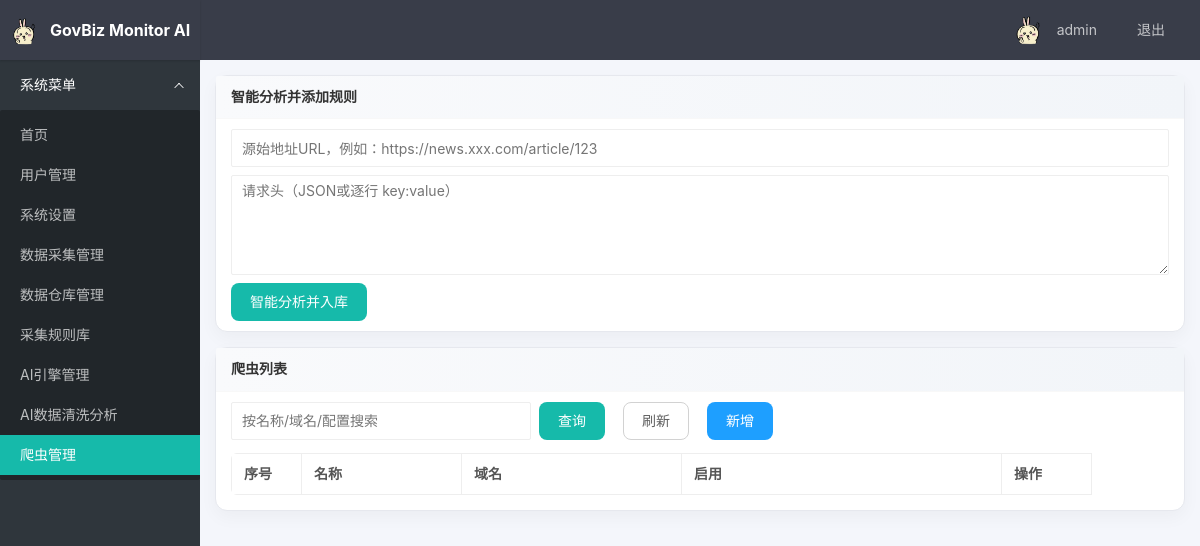
/admin/crawlers (signed in), run on an earlier commit of the app's database.
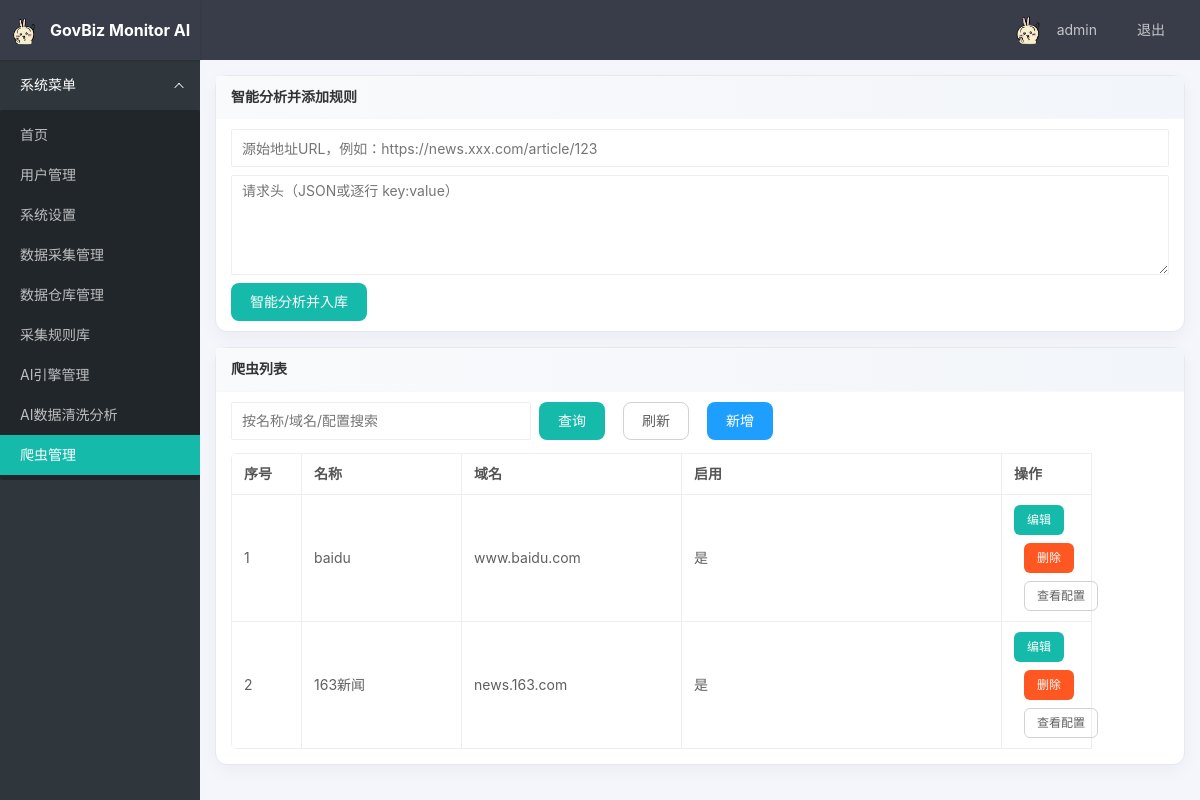
And on a later commit of the database.
### tables this page shows
CREATE TABLE crawlers (
  id integer primary key autoincrement,
  name text unique not null,
  module text,
  callable text,
  config text,
  enabled integer default 1,
  created_at datetime default current_timestamp
, domain text);

### app/admin.py (the view)
@bp.route('/crawlers')
def crawlers():
    execute_update("create table if not exists crawlers(\n        id integer primary key autoincrement,\n        name text unique not null,\n        module text,\n        callable text,\n        config text,\n        domain text,\n        enabled integer default 1,\n        created_at datetime default current_timestamp\n     )")
    try:
        cols = [c['name'] for c in query_all("PRAGMA table_info(crawlers)")]
        if 'domain' not in cols:
            execute_update("alter table crawlers add column domain text")
    except Exception:
        pass
    q = request.args.get('q', '').strip()
    rows = []
    if q:
        rows = query_all("select * from crawlers where name like ? or domain like ? or config like ? order by id asc", [f"%{q}%", f"%{q}%", f"%{q}%"])
    else:
        rows = query_all("select * from crawlers order by id asc")
    return render_template('admin/crawlers.html', rows=rows, q=q)

### app/admin.py (called while the page is built)
@bp.before_request
@login_required
def require_admin():
    if not current_user.is_admin:
        flash("无权访问", "error")
        return redirect(url_for('main.index'))

### app/db.py (called while the page is built)
def get_connection():
    conn = sqlite3.connect(str(DATABASE))
    conn.row_factory = sqlite3.Row
    return conn

def query_all(sql, params=None):
    conn = get_connection()
    try:
        cur = conn.execute(sql, params or [])
        rows = cur.fetchall()
        return [dict(row) for row in rows]
    finally:
        conn.close()

def query_one(sql, params=None):
    conn = get_connection()
    try:
        cur = conn.execute(sql, params or [])
        row = cur.fetchone()
        return dict(row) if row else None
    finally:
        conn.close()

def execute_update(sql, params=None):
    conn = get_connection()
    try:
        cur = conn.execute(sql, params or [])
        conn.commit()
        return cur.lastrowid
    finally:
        conn.close()

### app/models.py (called while the page is built)
    @property
    def is_admin(self):
        return self.role_name == 'admin'

### templates/admin/crawlers.html (shortened to what this page needs)
{% extends "base.html" %}
{% block content %}
<div class="layui-row layui-col-space15">
  <div class="layui-col-md12">
    <div class="layui-card">
      <div class="layui-card-header">智能分析并添加规则</div>
      <div class="layui-card-body">
        <div style="display:flex;gap:8px;align-items:flex-start;flex-wrap:wrap">
          <input id="auto_url" class="layui-input" placeholder="源始地址URL，例如：https://news.xxx.com/article/123"
            style="min-width:380px">
          <textarea id="auto_headers" class="layui-textarea" placeholder="请求头（JSON或逐行 key:value）"
            style="min-width:380px;height:100px"></textarea>
          <button class="layui-btn" id="btnAuto">智能分析并入库</button>
        </div>
      </div>
    </div>
  </div>
  <div class="layui-col-md12">
    <div class="layui-card">
      <div class="layui-card-header">爬虫列表</div>
      <div class="layui-card-body">
        <div style="display:flex;gap:8px;align-items:center;margin-bottom:8px">
          <input id="q" class="layui-input" placeholder="按名称/域名/配置搜索" style="max-width:300px">
          <button class="layui-btn" id="btnSearch">查询</button>
          <button class="layui-btn layui-btn-primary" id="btnRefresh">刷新</button>
          <button class="layui-btn layui-btn-normal" id="btnAdd">新增</button>
        </div>
        <div class="table-wrap">
          <table class="layui-table crawler-table">
            <colgroup>
              <col style="width:70px">
              <col style="width:160px">
              <col style="width:220px">
              <col style="width:320px">
              <col style="width:90px">
              <col style="width:140px">
            </colgroup>
            <thead>
              <tr>
                <th>序号</th>
                <th>名称</th>
                <th>域名</th>
                <th>启用</th>
                <th>操作</th>
              </tr>
            </thead>
            <tbody>
              {% for r in rows %}
              <tr data-id="{{ r.id }}">
                <td>{{ loop.index }}</td>
                <td>{{ r.name }}</td>
                <td>
                  <div class="cell-clip">{{ r.domain }}</div>
                </td>
                <td>{{ '是' if r.enabled == 1 else '否' }}</td>
                <td>
                  <div class="op-actions">
                    <button class="layui-btn layui-btn-sm" data-action="edit">编辑</button>
                    <button class="layui-btn layui-btn-sm layui-btn-danger" data-action="del">删除</button>
                    <button class="layui-btn layui-btn-sm layui-btn-primary" data-action="view-config">查看配置</button>
                  </div>
                </td>
              </tr>
              {% endfor %}
            </tbody>
          </table>
        </div>
      </div>
    </div>
  </div>
  {% endblock %}

What changed in the data, as far as the page shows it:
added crawlers: name "baidu", domain "www.baidu.com", enabled "是"
added crawlers: name "163新闻", domain "news.163.com", enabled "是"
